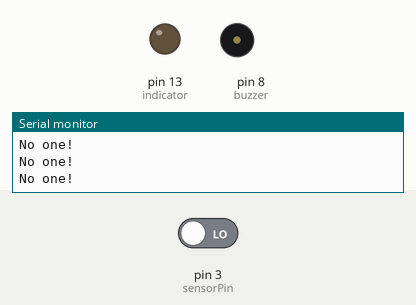
A sketch run on a simulated Arduino Uno, built with avr-gcc and run on an emulated ATmega328P. Parts: output pins drawn as LEDs (lit = HIGH), buzzer (waves = sounding, pin HIGH), the last lines printed to the serial monitor. The test bench sets the inputs (shaded band); at power-on: pin 3 (sensorPin) LOW.

Above: at 1.3 s.
1.4 s: pin 3 (sensorPin) driven HIGH
At 2.3 s:
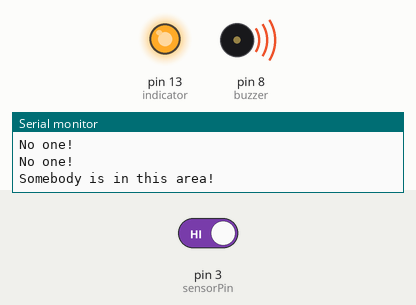
At 3.1 s:
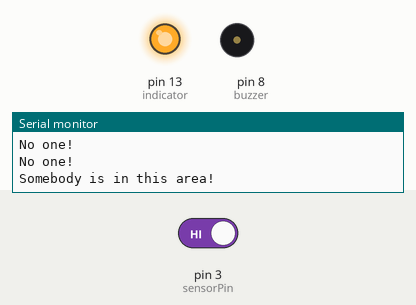
4.4 s: pin 3 (sensorPin) driven LOW
At 7.0 s:
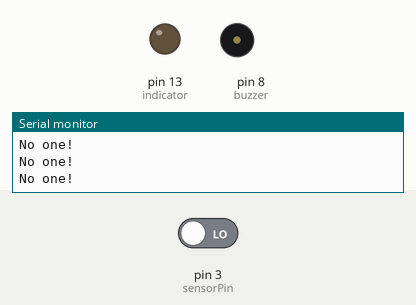
Timing chart, 0 to 8.5 s (numbered marks = the images above; inputs shaded):
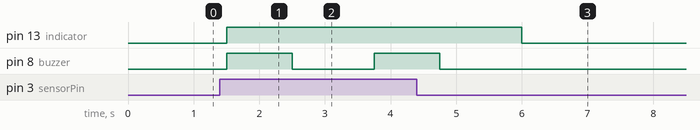

Measured:
- after the input at 1.4 s, pin 13 (indicator): LOW → HIGH after 0.10 s; pin 8 (buzzer): LOW → HIGH after 0.10 s, → LOW 1.0 s later, → HIGH 1.3 s later
- after the input at 4.4 s, pin 13 (indicator): HIGH → LOW after 1.6 s; pin 8 (buzzer): goes on until 4.8 s, then stays LOW

The sketch:

PIR.ino
```cpp
//////////////////////////////////////////////////////////
byte sensorPin = 3;
byte indicator = 13;
int buzzer=8;// initialize digital IO pin that controls the buzzer

void setup()
{
  pinMode(sensorPin,INPUT);
  pinMode(indicator,OUTPUT);
  pinMode(buzzer,OUTPUT);// set pin mode as ―output‖
  Serial.begin(9600);
}
void loop()
{
  byte state = digitalRead(sensorPin);
  digitalWrite(indicator,state);

  if(state == 1)
  {
    Serial.println("Somebody is in this area!");

    digitalWrite(buzzer, HIGH); // produce sound
    delay(1000);
    digitalWrite(buzzer, LOW); // produce sound
    delay(1000);
  }
  else if(state == 0)
  {
    Serial.println("No one!");
    digitalWrite(buzzer, LOW); // produce sound
  }

  delay(250);
}
//////////////////////////////////////////////////////////
```
